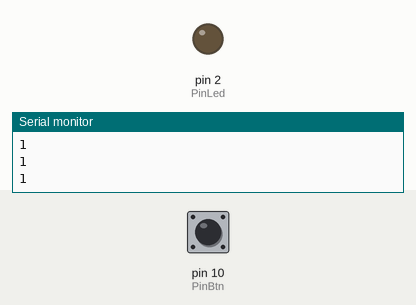
Simulated run of this sketch. Board: Arduino Uno, built with avr-gcc and run on an emulated ATmega328P. Shown: output pins drawn as LEDs (lit = HIGH), the last lines printed to the serial monitor. Dashed ring = blinking. The inputs (shaded band) are chosen by the test bench; at power-on: pin 10 (PinBtn) HIGH.

Above: at 1.2 s.
1.3 s: pin 10 (PinBtn) pulled LOW for 1 s
At 3.4 s:
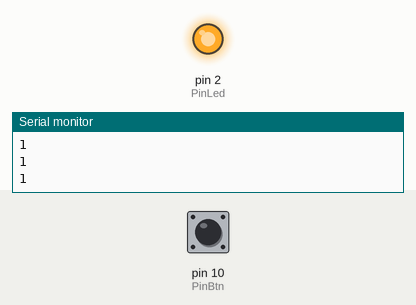
3.8 s: pin 10 (PinBtn) pulled LOW for 0.15 s
At 5.0 s:
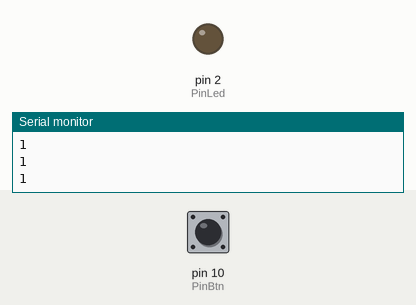
5.4 s: pin 10 (PinBtn) pulled LOW for 3.2 s
At 5.55 s:
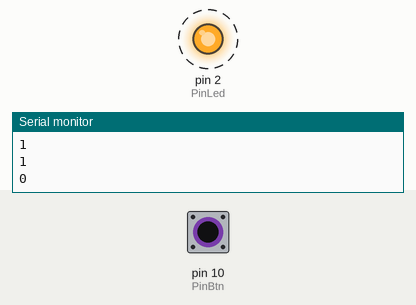
Timing chart, 0 to 9.9 s (numbered marks = the images above; inputs shaded):
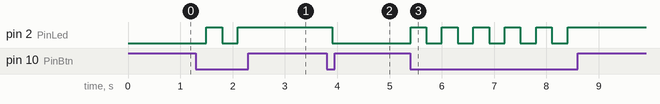

Measured:
- after the input at 1.3 s, pin 2 (PinLed): LOW → HIGH after 0.20 s, → LOW 0.30 s later, → HIGH 0.30 s later
- after the input at 3.8 s, pin 2 (PinLed): HIGH → LOW after 0.10 s
- after the input at 5.4 s, pin 2 (PinLed): alternates HIGH for 0.30 s and LOW for 0.30 s, 11 changes in all, then stays HIGH, starting at once

The sketch:

Push_Led.ino
```cpp
//Push_Led.ino

//
// If the button is pushed  -  keep LED off,
// if button is unpressed - turn the LED on.
//


int PinLed = 2;
int PinBtn = 10;
int ON = 1 ;
int OFF = 0;
int def_state, state = 0 ;

void setup() {
  // put your setup code here, to run once:
  Serial.begin(9600);
  pinMode(PinLed, OUTPUT);
  pinMode(PinBtn, INPUT_PULLUP);
  def_state = digitalRead(PinBtn);
}

void TurnLed( int flag){
	if(flag){
		digitalWrite(PinLed, HIGH);
		} else {
			digitalWrite(PinLed, LOW);
		}
	}

  void loop() {
if (state == digitalRead(PinBtn)) {
    digitalWrite(PinLed, !digitalRead(PinLed));
}
  Serial.println(digitalRead(PinBtn));
  // Serial.println( !digitalRead(PinLed));
  // (state == digitalRead(PinBtn)) ? : (void)(state=digitalRead(PinBtn) , (void)TurnLed(state) ) ;
  delay(300);               // wait for a second
 }
```
